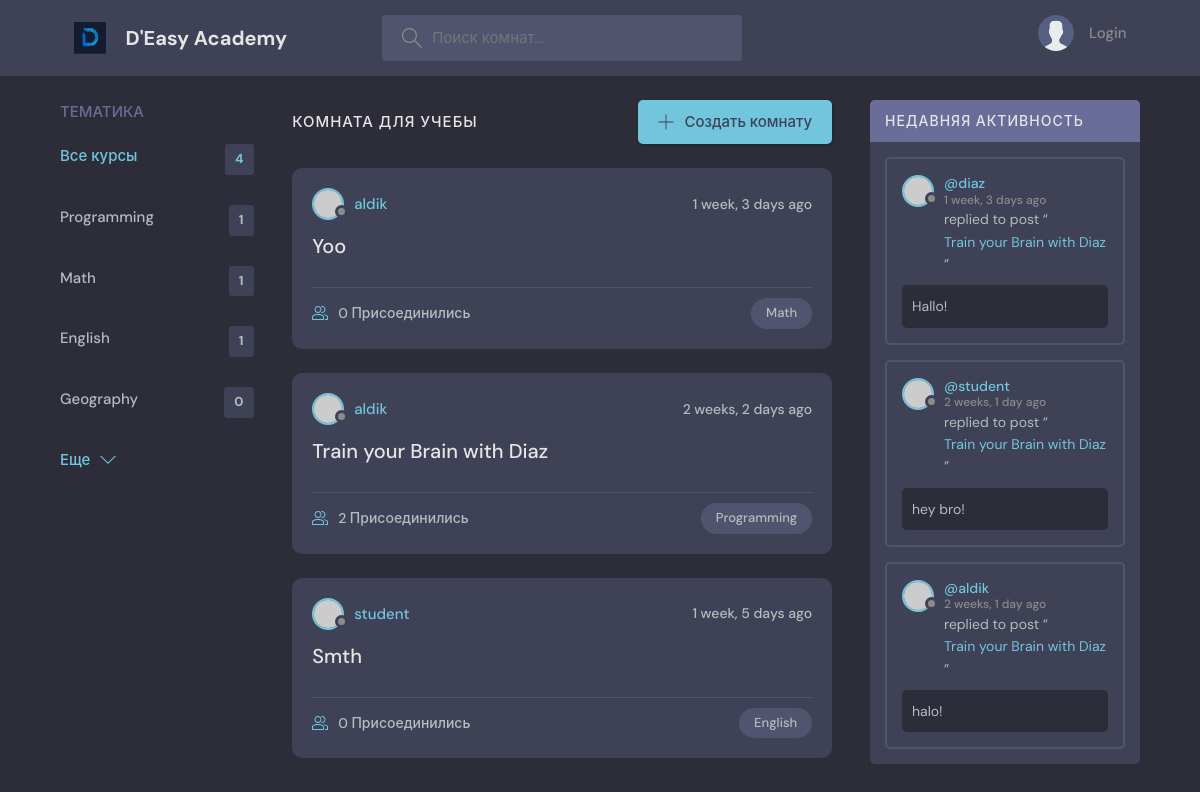
The page / on the database its author committed.
### base/models.py (models this page shows, shortened)
class Topic(models.Model):
    name = models.CharField(max_length=300)

class Room(models.Model):
    host = models.ForeignKey(User, on_delete=models.SET_NULL, null=True)
    topic = models.ForeignKey(Topic, on_delete=models.SET_NULL, null=True)
    name = models.CharField(max_length=255)
    description = models.TextField(null = True, blank=True)
    participants = models.ManyToManyField(User, related_name='participants', blank=True)
    updated = models.DateTimeField(auto_now=True)
    created = models.DateTimeField(auto_now_add=True)
    class Meta:
        ordering = ['-updated', '-created']
    def __str__(self):
        return self.name

class Message(models.Model):
    user = models.ForeignKey(User, on_delete=models.CASCADE)
    room = models.ForeignKey(Room, on_delete=models.CASCADE)
    body = models.TextField()
    updated = models.DateTimeField(auto_now=True)
    created = models.DateTimeField(auto_now_add=True)
    class Meta:
        ordering = ['-updated', '-created']

### base/views.py (the view)
# urls.py: path('', views.home, name="home"),
def home(request):
    q = request.GET.get('q') if request.GET.get('q') != None else ''
    rooms = Room.objects.filter(
        Q(topic__name__icontains = q) |
        Q(name__icontains = q) |
        Q(description__icontains = q)
    )
    topics = Topic.objects.all()
    room_count = rooms.count()
    room_messages = Message.objects.filter(Q(room__topic__name__icontains=q))
    context = {'rooms' : rooms, 'topics' : topics, 'room_count' : room_count, 'room_messages': room_messages}
    return render(request, 'base/home.html', context)

### base/templates/base/home.html (shortened to what this page needs)
{% extends 'main.html' %}
{% block content %}
    <main class="layout layout--3">
      <div class="container">
        {% include 'base/topics_component.html' %}
        <div class="roomList">
          <div class="roomList__header">
            <div>
              <h2>Комната для учебы</h2>
            </div>
            <a class="btn btn--main" href="create-room.html">
              <svg version="1.1" xmlns="http://www.w3.org/2000/svg" width="32" height="32" viewBox="0 0 32 32">
                <title>add</title>
                <path
                  d="M16.943 0.943h-1.885v14.115h-14.115v1.885h14.115v14.115h1.885v-14.115h14.115v-1.885h-14.115v-14.115z"
                ></path>
              </svg>
              Создать комнату
            </a>
          </div>
          {% include 'base/feed_component.html' %}
        </div>
        {% include 'base/activity_component.html' %}
      </div>
    </main>
{% endblock content %}

### base/templates/base/topics_component.html
<div class="topics">
          <div class="topics__header">
            <h2>Тематика</h2>
          </div>
          <ul class="topics__list">
            <li>
              <a href="{% url 'home' %}" class="active">Все курсы <span>{{topics.count}}</span></a>
            </li>
                          {% for topic in topics %}
            <li>
              <a href="{% url 'home' %}?q={{topic.name}}">{{ topic.name }}<span>{{topic.room_set.all.count}}</span></a>
            </li>
            {% endfor %}
          </ul>
          <a class="btn btn--link" href="topics.html">
            Еще
            <svg version="1.1" xmlns="http://www.w3.org/2000/svg" width="32" height="32" viewBox="0 0 32 32">
              <title>chevron-down</title>
              <path d="M16 21l-13-13h-3l16 16 16-16h-3l-13 13z"></path>
            </svg>
          </a>
        </div>

### base/templates/base/feed_component.html (shortened to what this page needs)
{% for room in rooms %}
<div class="roomListRoom">
            <div class="roomListRoom__header">
              <a href="{% url 'user-profile' room.host.id %}" class="roomListRoom__author">
                <div class="avatar avatar--small">
                  <img src="https://randomuser.me/api/portraits/women/11.jpg" />
                </div>
                <span>{{room.host.username}}</span>
              </a>
              <div class="roomListRoom__actions">
                <span>{{room.created|timesince}} ago</span>
              </div>
            </div>
            <div class="roomListRoom__content">
              <a href="{% url 'room' room.id %}">{{ room.name }}</a>
            </div>
            <div class="roomListRoom__meta">
              <a href="{% url 'room' room.id %}" class="roomListRoom__joined">
                  {{room.participants.all.count}} Присоединились
              </a>
              <p class="roomListRoom__topic">{{room.topic.name}}</p>
            </div>
          </div>
{% endfor %}

### base/templates/base/activity_component.html (shortened to what this page needs)
                   <div class="activities">
          <div class="activities__header">
            <h2>Недавняя активность</h2>
          </div>
                       {% for message in room_messages %}
          <div class="activities__box">
            <div class="activities__boxHeader roomListRoom__header">
              <a href="{% url 'user-profile' message.user.id%}" class="roomListRoom__author">
                <div class="avatar avatar--small">
                  <img src="https://randomuser.me/api/portraits/women/11.jpg" />
                </div>
                <p>
                  @{{message.user}}
                  <span>{{message.created|timesince}} ago</span>
                </p>
              </a>
            </div>
            <div class="activities__boxContent">
              <p>replied to post “<a href="{% url 'room' message.room.id %}">{{message.room}}</a>”</p>
              <div class="activities__boxRoomContent">
                {{ message.body }}
              </div>
            </div>
          </div>
                       {% endfor %}
        </div>

### rows shown on the page
Topic: name "Programming", room_set.all.count "1"
Topic: name "Math", room_set.all.count "1"
Topic: name "English", room_set.all.count "1"
Topic: name "Geography", room_set.all.count "0"
Room: host.username "aldik", created "1 week, 3 days", name "Yoo", participants.all.count "0", topic.name "Math"
Room: host.username "aldik", created "2 weeks, 2 days", name "Train your Brain with Diaz", participants.all.count "2", topic.name "Programming"
Room: host.username "student", created "1 week, 5 days", name "Smth", participants.all.count "0", topic.name "English"
Message: user "diaz", created "1 week, 3 days", room "Train your Brain with Diaz", body "Hallo!"
Message: user "student", created "2 weeks, 1 day", room "Train your Brain with Diaz", body "hey bro!"
Message: user "aldik", created "2 weeks, 1 day", room "Train your Brain with Diaz", body "halo!"

### other values the page prints
{{ topics.count }} "4"
